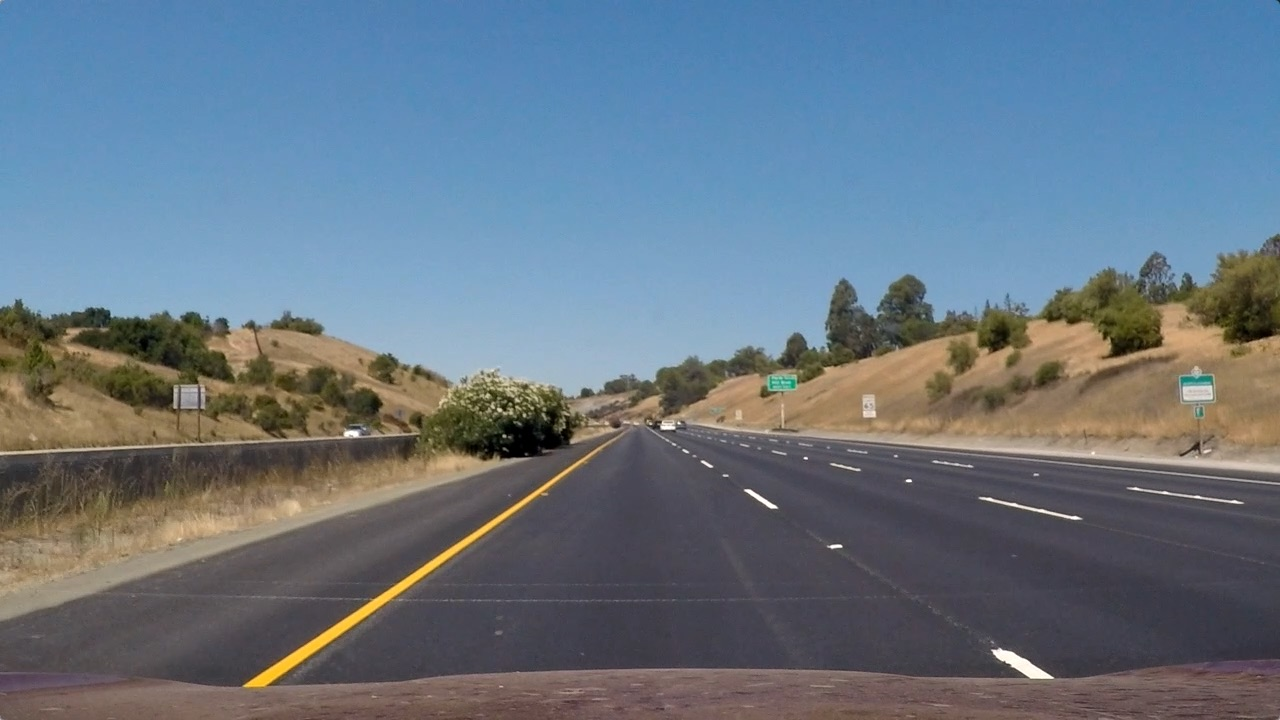
#> input picture test_images/straight_lines1.jpg, 1280 x 720 px
$ python -i pipeline.py   (imports and definitions only)   (older library calls are emulated)
#> lines starting #> are read from the running program, lines starting #| are printed output that depends on the picture
#> further down, picture is the input picture: shape (720, 1280, 3); mean B, G, R 131.2, 117.7, 103.2
import cv2
import numpy as np
import matplotlib.pyplot as plt
import matplotlib.image as mpimg
import pickle

# [23 lines left out: function region_of_interest, not called in this run]

def getSobel(image, sobel_kernel=3):
#> called with sobel_kernel = 3
    gray = cv2.cvtColor(image, cv2.COLOR_BGR2GRAY)
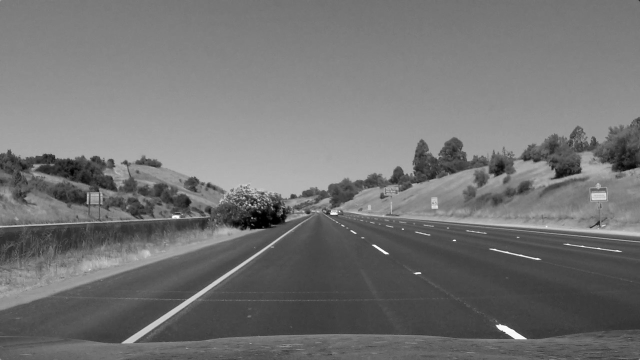
#> gray: shape (720, 1280) (shown at 1/2 size); min 0, max 255, mean 114.9
    sobelx = cv2.Sobel(gray, cv2.CV_64F, 1, 0, ksize=sobel_kernel)
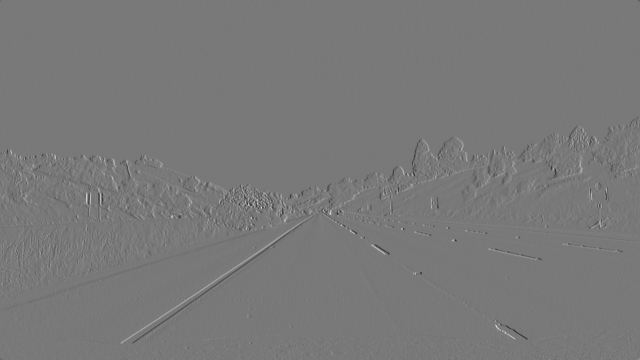
#> sobelx: shape (720, 1280) float64 (shown at 1/2 size); min -605, max 670, mean -0.1; drawn with min black and max white
    sobely = cv2.Sobel(gray, cv2.CV_64F, 0, 1, ksize=sobel_kernel)
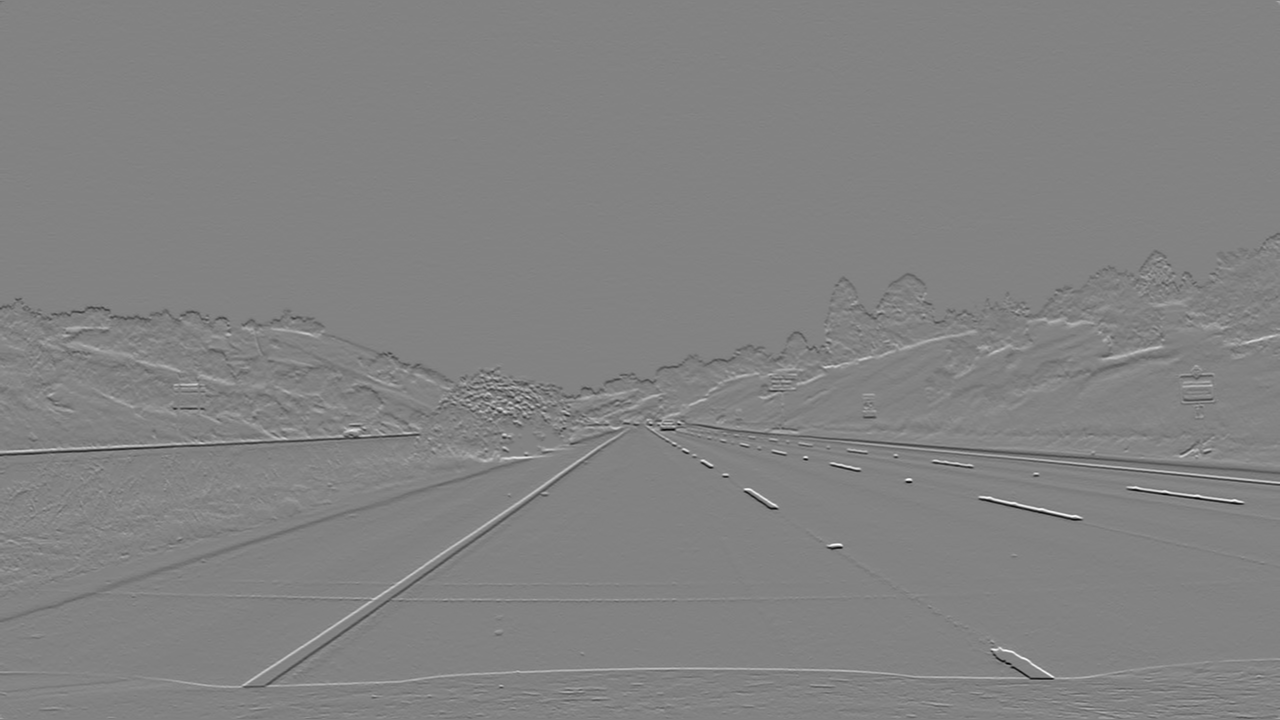
#> sobely: shape (720, 1280) float64; min -776, max 740, mean -0.3; drawn with min black and max white
    return sobelx, sobely

# [30 lines left out: functions abs_sobel_thresh, mag_thresh, dir_threshold, not called in this run]

def apply_undist(img, mtx, dist):
    final = cv2.undistort(img, mtx, dist, None, mtx)
    return final

# [12 lines left out: functions color_transform, b_thres, not called in this run]

>>> import cv2
>>> picture = cv2.imread('test_images/straight_lines1.jpg')
>>> result = getSobel(picture)

$ run again, on test_images/straight_lines2.jpg
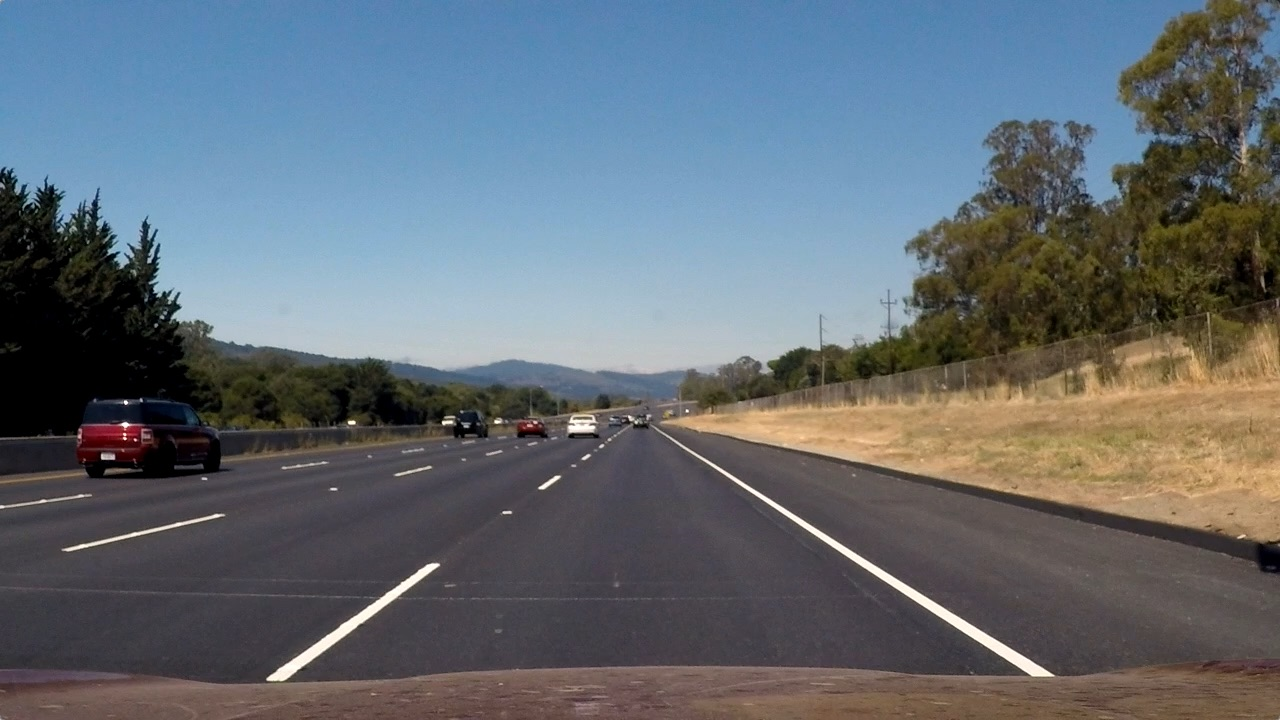
#> input picture test_images/straight_lines2.jpg, 1280 x 720 px
#> picture is the input picture: shape (720, 1280, 3); mean B, G, R 115.1, 107.7, 99.4
#> in getSobel, `gray = cv2.cvtColor(image, cv2.COLOR_BGR2GRAY)`:
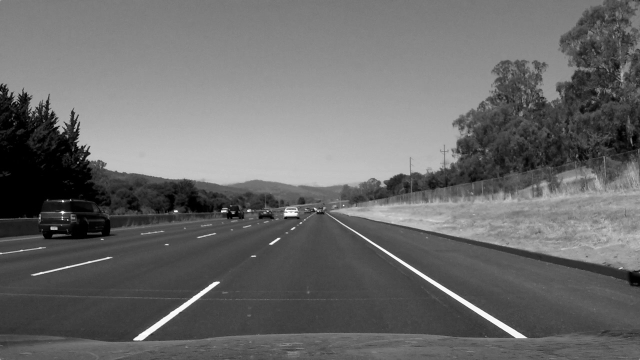
#> gray: shape (720, 1280) (shown at 1/2 size); min 0, max 254, mean 106
#> in getSobel, `sobely = cv2.Sobel(gray, cv2.CV_64F, 0, 1, ksize=sobel_kernel)`:
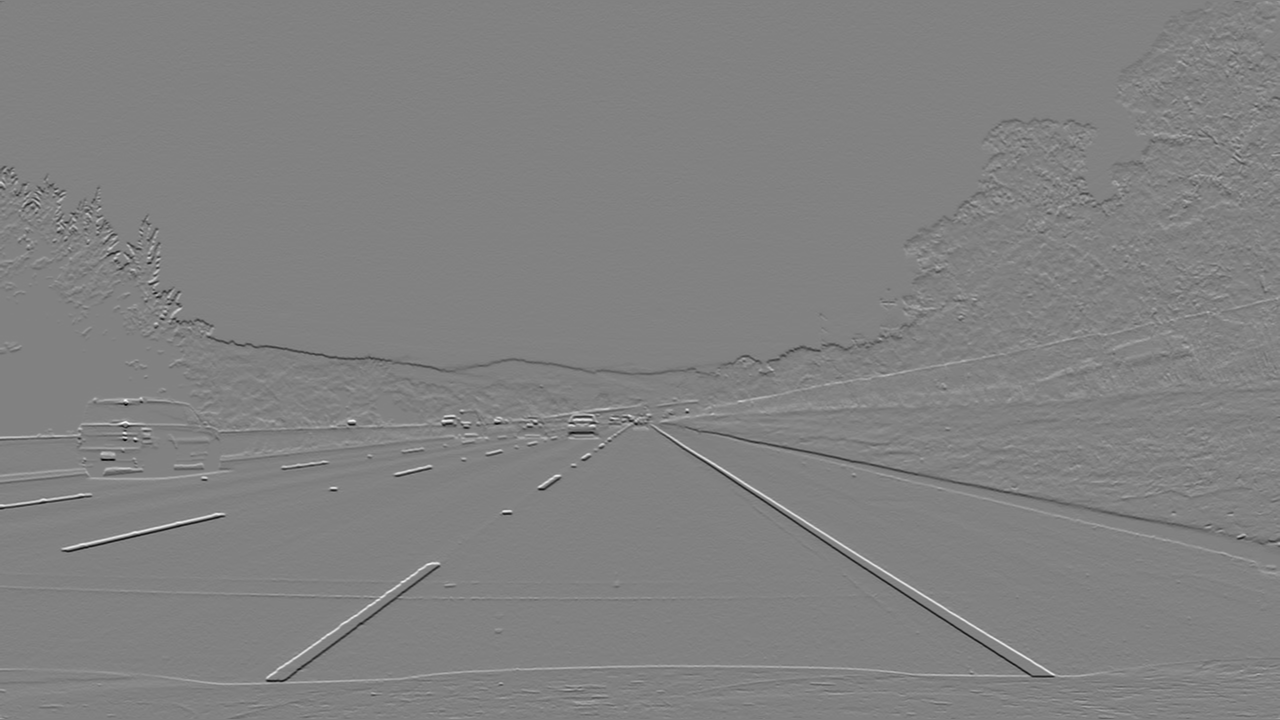
#> sobely: shape (720, 1280) float64; min -815, max 787, mean -0.3; drawn with min black and max white

$ run again, on test_images/test1.jpg
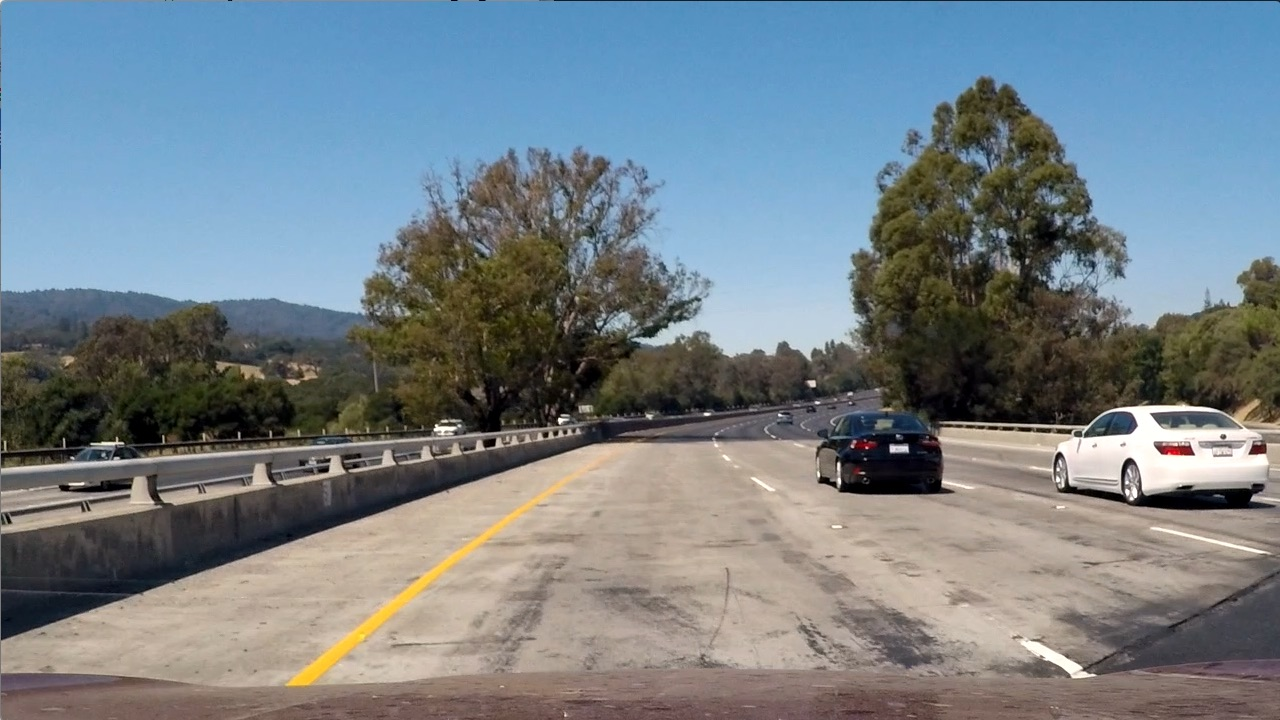
#> input picture test_images/test1.jpg, 1280 x 720 px
#> picture is the input picture: shape (720, 1280, 3); mean B, G, R 135.5, 128.7, 117.5
#> in getSobel, `gray = cv2.cvtColor(image, cv2.COLOR_BGR2GRAY)`:
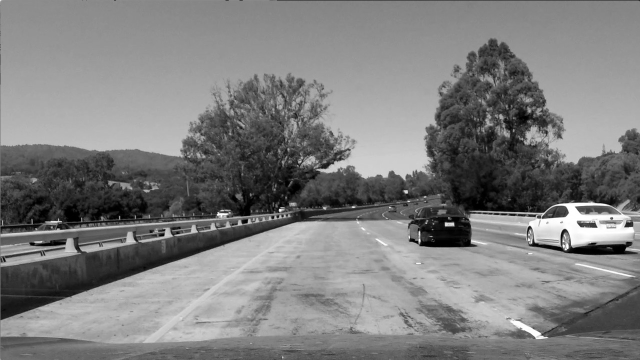
#> gray: shape (720, 1280) (shown at 1/2 size); min 0, max 255, mean 126.1
#> in getSobel, `sobely = cv2.Sobel(gray, cv2.CV_64F, 0, 1, ksize=sobel_kernel)`:
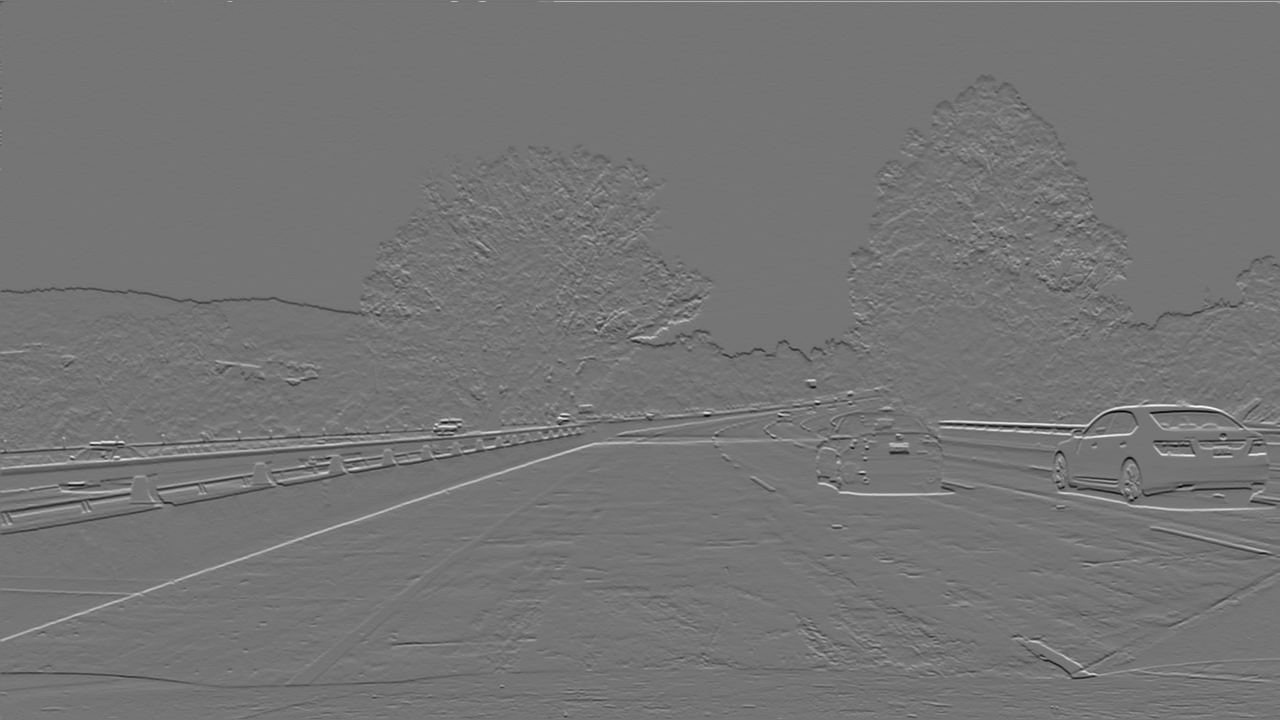
#> sobely: shape (720, 1280) float64; min -799, max 941, mean -0.1; drawn with min black and max white
